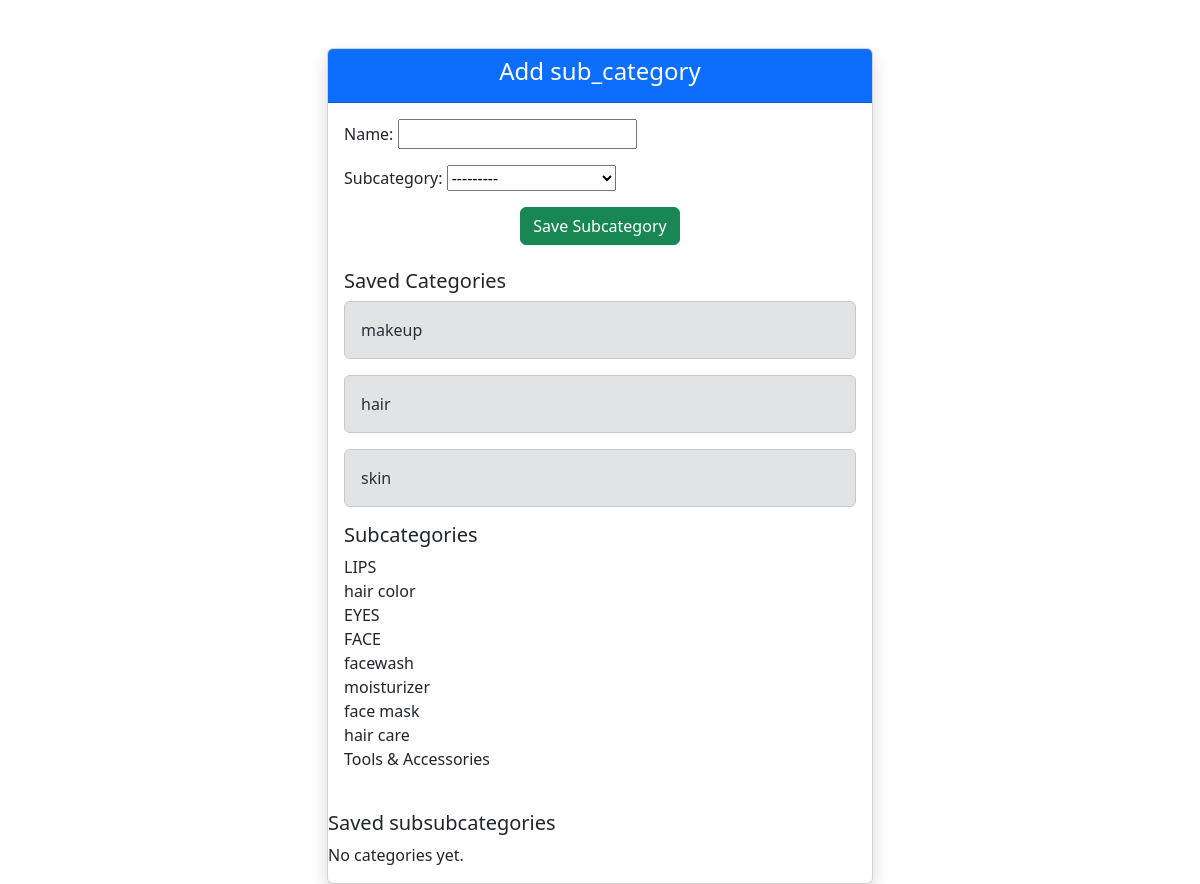
The page /sub_sub_category/1/ (signed in) on the database its author committed.
### sampleapp/models.py (models this page shows, shortened)
class SubCategory(models.Model):
    name = models.CharField(max_length=100)
    category = models.ForeignKey(Category, on_delete=models.CASCADE, related_name='subcats')
    def __str__(self):
        return self.name

class Category(models.Model):
    name = models.CharField(max_length=100)

### sampleapp/views.py (the view)
# urls.py: path('sub_sub_category/<int:d>/', views.sub_sub_category, name='sub_sub_category'),
def sub_sub_category(request, d):
    admin = request.session.get('admin')
    if not admin:
        return redirect('login')
    if request.method == 'POST':
        form = sub_sub_categoryForm(request.POST)
        if form.is_valid():
            name = form.cleaned_data['name']
            subcategory = form.cleaned_data['subcategory']
            if Subsubcategory.objects.filter(name=name, subcategory=subcategory).exists():
                return HttpResponse("Subsubcategory already exists!")
            else:
                form.save()
                return redirect('sub_sub_category', d=d)
        else:
            categories = Category.objects.all()
            subcategories = SubCategory.objects.all()
            subsubcategories = Subsubcategory.objects.all()
            return render(request, 'sub_sub_category.html', {
                'm': form,
                'categories': categories,
                'sub_categories': subcategories,
                'sub_sub_category': subsubcategories
            })
    else:
        form = sub_sub_categoryForm()
    categories = Category.objects.all()
    subcategories = SubCategory.objects.all()
    subsubcategories = Subsubcategory.objects.all()
    return render(request, 'sub_sub_category.html', {
        'm': form,
        'categories': categories,
        'sub_categories': subcategories,
        'sub_sub_category': subsubcategories
    })

### sampleapp/forms.py
class sub_sub_categoryForm(forms.ModelForm):
    class Meta:
        model=Subsubcategory
        fields=['name', 'subcategory']

### templates/sub_sub_category.html (shortened to what this page needs)
<!DOCTYPE html>
<html lang="en">
<head>
    <link href="https://cdn.jsdelivr.net/npm/bootstrap@5.3.0/dist/css/bootstrap.min.css" rel="stylesheet">
</head>
<body>
<div class="container mt-5">
    <div class="row">
        <div class="col-md-6 offset-md-3">
            <div class="card shadow">
                <div class="card-header bg-primary text-white text-center">
                    <h4>Add sub_category</h4>
                </div>
                <div class="card-body">
<form method="POST">
        {{ m.as_p }}
        <div class="text-center mt-3">
            <button type="submit" class="btn btn-success">Save Subcategory</button>
        </div>
    </form>
                        <div class="mt-4">
    <h5>Saved Categories</h5>
    {% for cat in categories %}
        <div class="alert alert-secondary">
            {{ cat.name }}
        </div>
    {% empty %}
        <p>No categories yet.</p>
    {% endfor %}
</div>
                    <h5>Subcategories</h5>
{% for sub in sub_categories %}
    <div>
        {{ sub.name }}
    </div>
{% empty %}
    <p>No subcategories yet.</p>
{% endfor %}
                </div>
                <div class="mt-4">
    <h5>Saved subsubcategories</h5>
    {% for s in sub_sub_categories %}
        <button onclick="window.location.href='{% url 'sub_sub_category' %}'"
            class="btn btn-dark text-uppercase mt-3">
        {{ s.name }}
    </button>
    {% empty %}
        <p>No categories yet.</p>
    {% endfor %}
</div>
            </div>
        </div>
    </div>
</div>
</body>
</html>

### rows shown on the page
SubCategory: name "LIPS"
Category: name "makeup"
Category: name "hair"
Category: name "skin"
SubCategory: name "hair color"
SubCategory: name "EYES"
SubCategory: name "FACE"
SubCategory: name "facewash"
SubCategory: name "moisturizer"
SubCategory: name "face mask"
SubCategory: name "hair care"
SubCategory: name "Tools & Accessories"
